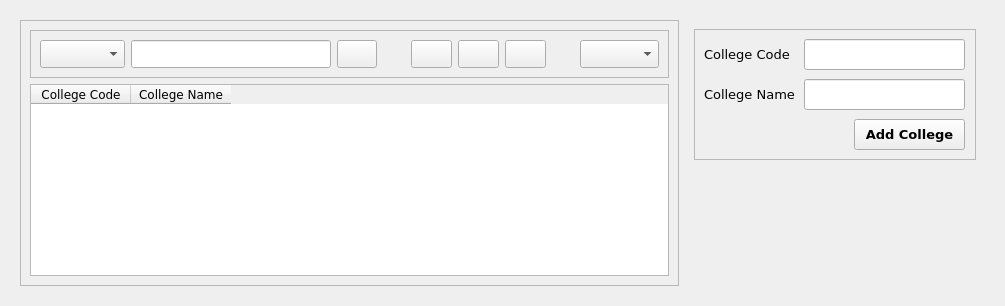
         <widget class="QWidget" name="collegePage">
          <layout class="QVBoxLayout" name="verticalLayout_6">
           <item>
            <widget class="QWidget" name="widget_8" native="true">
             <property name="sizePolicy">
              <sizepolicy hsizetype="Preferred" vsizetype="Preferred">
               <horstretch>0</horstretch>
               <verstretch>12</verstretch>
              </sizepolicy>
             </property>
             <layout class="QHBoxLayout" name="horizontalLayout_14">
              <item>
               <widget class="QFrame" name="frame_9">
                <property name="sizePolicy">
                 <sizepolicy hsizetype="Maximum" vsizetype="Preferred">
                  <horstretch>0</horstretch>
                  <verstretch>12</verstretch>
                 </sizepolicy>
                </property>
                <property name="frameShape">
                 <enum>QFrame::StyledPanel</enum>
                </property>
                <property name="frameShadow">
                 <enum>QFrame::Raised</enum>
                </property>
                <layout class="QVBoxLayout" name="verticalLayout_21">
                 <item>
                  <widget class="QFrame" name="frame_12">
                   <property name="sizePolicy">
                    <sizepolicy hsizetype="Preferred" vsizetype="Preferred">
                     <horstretch>0</horstretch>
                     <verstretch>1</verstretch>
                    </sizepolicy>
                   </property>
                   <property name="frameShape">
                    <enum>QFrame::StyledPanel</enum>
                   </property>
                   <property name="frameShadow">
                    <enum>QFrame::Raised</enum>
                   </property>
                   <layout class="QHBoxLayout" name="horizontalLayout_20">
                    <item>
                     <widget class="QComboBox" name="comboBox_32">
                      <property name="sizePolicy">
                       <sizepolicy hsizetype="Fixed" vsizetype="Fixed">
                        <horstretch>0</horstretch>
                        <verstretch>0</verstretch>
                       </sizepolicy>
                      </property>
                      <property name="minimumSize">
                       <size>
                        <width>85</width>
                        <height>28</height>
                       </size>
                      </property>
                      <property name="maximumSize">
                       <size>
                        <width>85</width>
                        <height>28</height>
                       </size>
                      </property>
                      <property name="font">
                       <font>
                        <family>Verdana</family>
                       </font>
                      </property>
                      <property name="placeholderText">
                       <string>Search..</string>
                      </property>
                     </widget>
                    </item>
                    <item>
                     <layout class="QHBoxLayout" name="horizontalLayout_16">
                      <item>
                       <widget class="QLineEdit" name="lineEdit_22">
                        <property name="sizePolicy">
                         <sizepolicy hsizetype="Fixed" vsizetype="Minimum">
                          <horstretch>0</horstretch>
                          <verstretch>0</verstretch>
                         </sizepolicy>
                        </property>
                        <property name="minimumSize">
                         <size>
                          <width>200</width>
                          <height>0</height>
                         </size>
                        </property>
                        <property name="maximumSize">
                         <size>
                          <width>200</width>
                          <height>16777215</height>
                         </size>
                        </property>
                       </widget>
                      </item>
                      <item>
                       <widget class="QPushButton" name="searchButton_18">
                        <property name="sizePolicy">
                         <sizepolicy hsizetype="Minimum" vsizetype="Minimum">
                          <horstretch>0</horstretch>
                          <verstretch>0</verstretch>
                         </sizepolicy>
                        </property>
                        <property name="text">
                         <string/>
                        </property>
                        <property name="icon">
                         <iconset resource="resources.qrc">
                          <normaloff>:/imgs/imgs/search_white.png</normaloff>:/imgs/imgs/search_white.png</iconset>
                        </property>
                        <property name="iconSize">
                         <size>
                          <width>20</width>
                          <height>20</height>
                         </size>
                        </property>
                       </widget>
                      </item>
                     </layout>
                    </item>
                    <item>
                     <spacer name="horizontalSpacer_15">
                      <property name="orientation">
                       <enum>Qt::Horizontal</enum>
                      </property>
                      <property name="sizeHint" stdset="0">
                       <size>
                        <width>28</width>
                        <height>25</height>
                       </size>
                      </property>
                     </spacer>
                    </item>
                    <item>
                     <layout class="QHBoxLayout" name="horizontalLayout_42">
                      <item>
                       <widget class="QPushButton" name="pushButton_53">
                        <property name="sizePolicy">
                         <sizepolicy hsizetype="Preferred" vsizetype="Minimum">
                          <horstretch>0</horstretch>
                          <verstretch>0</verstretch>
                         </sizepolicy>
                        </property>
                        <property name="font">
                         <font>
                          <family>Verdana</family>
                          <pointsize>9</pointsize>
                         </font>
                        </property>
                        <property name="text">
                         <string/>
                        </property>
                        <property name="icon">
                         <iconset resource="resources.qrc">
                          <normaloff>:/imgs/imgs/add_white.png</normaloff>:/imgs/imgs/add_white.png</iconset>
                        </property>
                        <property name="iconSize">
                         <size>
                          <width>20</width>
                          <height>20</height>
                         </size>
                        </property>
                        <property name="checkable">
                         <bool>true</bool>
                        </property>
                        <property name="autoExclusive">
                         <bool>true</bool>
                        </property>
                       </widget>
                      </item>
                      <item>
                       <widget class="QPushButton" name="pushButton_49">
                        <property name="sizePolicy">
                         <sizepolicy hsizetype="Preferred" vsizetype="Minimum">
                          <horstretch>0</horstretch>
                          <verstretch>0</verstretch>
                         </sizepolicy>
                        </property>
                        <property name="font">
                         <font>
                          <family>Verdana</family>
                          <pointsize>9</pointsize>
                         </font>
                        </property>
                        <property name="text">
                         <string/>
                        </property>
                        <property name="icon">
                         <iconset resource="resources.qrc">
                          <normaloff>:/imgs/imgs/edit_white.png</normaloff>:/imgs/imgs/edit_white.png</iconset>
                        </property>
                        <property name="iconSize">
                         <size>
                          <width>20</width>
                          <height>20</height>
                         </size>
                        </property>
                       </widget>
                      </item>
                      <item>
                       <widget class="QPushButton" name="pushButton_50">
                        <property name="sizePolicy">
                         <sizepolicy hsizetype="Preferred" vsizetype="Minimum">
                          <horstretch>0</horstretch>
                          <verstretch>0</verstretch>
                         </sizepolicy>
                        </property>
                        <property name="font">
                         <font>
                          <family>Verdana</family>
                          <pointsize>9</pointsize>
                         </font>
                        </property>
                        <property name="text">
                         <string/>
                        </property>
                        <property name="icon">
                         <iconset resource="resources.qrc">
                          <normaloff>:/imgs/imgs/delete_white.png</normaloff>:/imgs/imgs/delete_white.png</iconset>
                        </property>
                        <property name="iconSize">
                         <size>
                          <width>20</width>
                          <height>20</height>
                         </size>
                        </property>
                       </widget>
                      </item>
                     </layout>
                    </item>
                    <item>
                     <spacer name="horizontalSpacer_16">
                      <property name="orientation">
                       <enum>Qt::Horizontal</enum>
                      </property>
                      <property name="sizeHint" stdset="0">
                       <size>
                        <width>28</width>
                        <height>25</height>
                       </size>
                      </property>
                     </spacer>
                    </item>
                    <item>
                     <layout class="QHBoxLayout" name="horizontalLayout_43">
                      <item>
                       <widget class="QComboBox" name="comboBox_33">
                        <property name="sizePolicy">
                         <sizepolicy hsizetype="Preferred" vsizetype="Minimum">
                          <horstretch>0</horstretch>
                          <verstretch>0</verstretch>
                         </sizepolicy>
                        </property>
                        <property name="font">
                         <font>
                          <family>Verdana</family>
                         </font>
                        </property>
                        <property name="placeholderText">
                         <string>Sort by</string>
                        </property>
                       </widget>
                      </item>
                     </layout>
                    </item>
                   </layout>
                  </widget>
                 </item>
                 <item>
                  <widget class="QTableWidget" name="tableWidget_6">
                   <property name="sizePolicy">
                    <sizepolicy hsizetype="Preferred" vsizetype="Preferred">
                     <horstretch>0</horstretch>
                     <verstretch>15</verstretch>
                    </sizepolicy>
                   </property>
                   <column>
                    <property name="text">
                     <string>College Code</string>
                    </property>
                    <property name="font">
                     <font>
                      <family>Verdana</family>
                     </font>
                    </property>
                   </column>
                   <column>
                    <property name="text">
                     <string>College Name</string>
                    </property>
                    <property name="font">
                     <font>
                      <family>Verdana</family>
                     </font>
                    </property>
                   </column>
                  </widget>
                 </item>
                </layout>
               </widget>
              </item>
              <item>
               <widget class="QWidget" name="widget_12" native="true">
                <property name="sizePolicy">
                 <sizepolicy hsizetype="Preferred" vsizetype="Preferred">
                  <horstretch>4</horstretch>
                  <verstretch>0</verstretch>
                 </sizepolicy>
                </property>
                <property name="minimumSize">
                 <size>
                  <width>300</width>
                  <height>0</height>
                 </size>
                </property>
                <property name="maximumSize">
                 <size>
                  <width>300</width>
                  <height>16777215</height>
                 </size>
                </property>
                <layout class="QVBoxLayout" name="verticalLayout_22">
                 <item>
                  <widget class="QWidget" name="widget_6" native="true">
                   <widget class="QFrame" name="frame_13">
                    <property name="geometry">
                     <rect>
                      <x>0</x>
                      <y>0</y>
                      <width>282</width>
                      <height>131</height>
                     </rect>
                    </property>
                    <property name="sizePolicy">
                     <sizepolicy hsizetype="Preferred" vsizetype="Preferred">
                      <horstretch>2</horstretch>
                      <verstretch>0</verstretch>
                     </sizepolicy>
                    </property>
                    <property name="frameShape">
                     <enum>QFrame::StyledPanel</enum>
                    </property>
                    <property name="frameShadow">
                     <enum>QFrame::Raised</enum>
                    </property>
                    <widget class="QLineEdit" name="lineEdit_15">
                     <property name="geometry">
                      <rect>
                       <x>110</x>
                       <y>50</y>
                       <width>161</width>
                       <height>31</height>
                      </rect>
                     </property>
                    </widget>
                    <widget class="QLineEdit" name="lineEdit_16">
                     <property name="geometry">
                      <rect>
                       <x>110</x>
                       <y>10</y>
                       <width>161</width>
                       <height>31</height>
                      </rect>
                     </property>
                    </widget>
                    <widget class="QLabel" name="label_29">
                     <property name="geometry">
                      <rect>
                       <x>10</x>
                       <y>10</y>
                       <width>101</width>
                       <height>31</height>
                      </rect>
                     </property>
                     <property name="font">
                      <font>
                       <family>Verdana</family>
                       <pointsize>10</pointsize>
                      </font>
                     </property>
                     <property name="text">
                      <string>College Code</string>
                     </property>
                    </widget>
                    <widget class="QLabel" name="label_30">
                     <property name="geometry">
                      <rect>
                       <x>10</x>
                       <y>50</y>
                       <width>101</width>
                       <height>31</height>
                      </rect>
                     </property>
                     <property name="font">
                      <font>
                       <family>Verdana</family>
                       <pointsize>10</pointsize>
                      </font>
                     </property>
                     <property name="text">
                      <string>College Name</string>
                     </property>
                    </widget>
                    <widget class="QPushButton" name="addStudentButton_3">
                     <property name="geometry">
                      <rect>
                       <x>160</x>
                       <y>90</y>
                       <width>111</width>
                       <height>31</height>
                      </rect>
                     </property>
                     <property name="font">
                      <font>
                       <family>Verdana</family>
                       <pointsize>10</pointsize>
                       <bold>true</bold>
                      </font>
                     </property>
                     <property name="text">
                      <string>Add College</string>
                     </property>
                    </widget>
                   </widget>
                  </widget>
                 </item>
                </layout>
               </widget>
              </item>
             </layout>
            </widget>
           </item>
          </layout>
         </widget>
